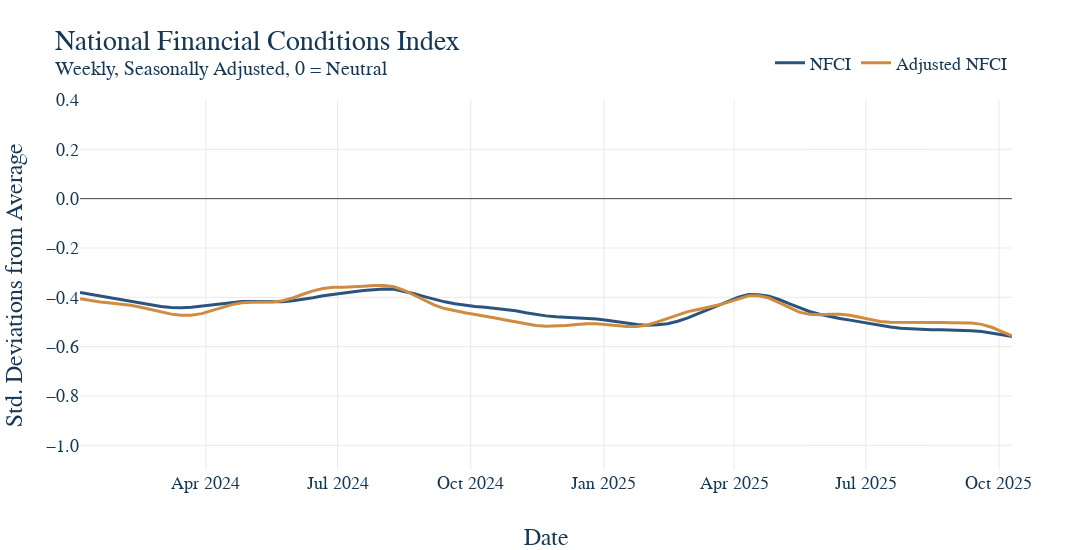

Write notebook code for a chart like this one.
### Markdown cell above
5. Now that all our data is ready, make the graph and have it save itself as a .html file to graph_output whenver the notebooks is rerun. The name of the file should exactly match the notebook name. For instance, this file "example.ipynb" produces the graph "example.html." Nice work, you made a graph!

### Code cell
# First make the figure
fig = go.Figure()


# Loop the columns of the dataframe and plot each as a separate trace
for col in joined_df.columns:
    fig.add_trace(
        go.Scatter(
            x=joined_df.index,
            y=joined_df[col],
            mode='lines',
            name=col
        )
    )

# Update the titles, using the html tag <sup> for a subtitle 
fig.update_layout(
    title = dict(
        text = 'National Financial Conditions Index<br><sup>Weekly, Seasonally Adjusted, 0 = Neutral</sup>',  # Add comma here
        font=dict(size=28)),
    xaxis_title="Date",
    yaxis_title="Std. Deviations from Average",
    legend=dict(
        font=dict(size=18)  # Change legend font size
    )
)

# This is graph specific, but here we want the y-axis to be billions of dollars
fig.update_yaxes(
    tickformat=",.1f",
    range=[-1.1, .4]
)

# Again, graph specific, we have a mutliyear series and want tick marks to be years
fig.update_xaxes(
    type='date',
    tickformat='%b %Y',
)

fig.update_layout(
    height=550,
    width=1150,
)

# Show our figure (Dimensions may be off on different screen sizes)
fig.show()

# This should be the same for EVERY GRAPH!
# Save it to the graph_output folder with the name matching the file, as HTML
fig.write_html(GRAPH_OUTPUT_PATH / f"{GRAPH_NAME}.html")
